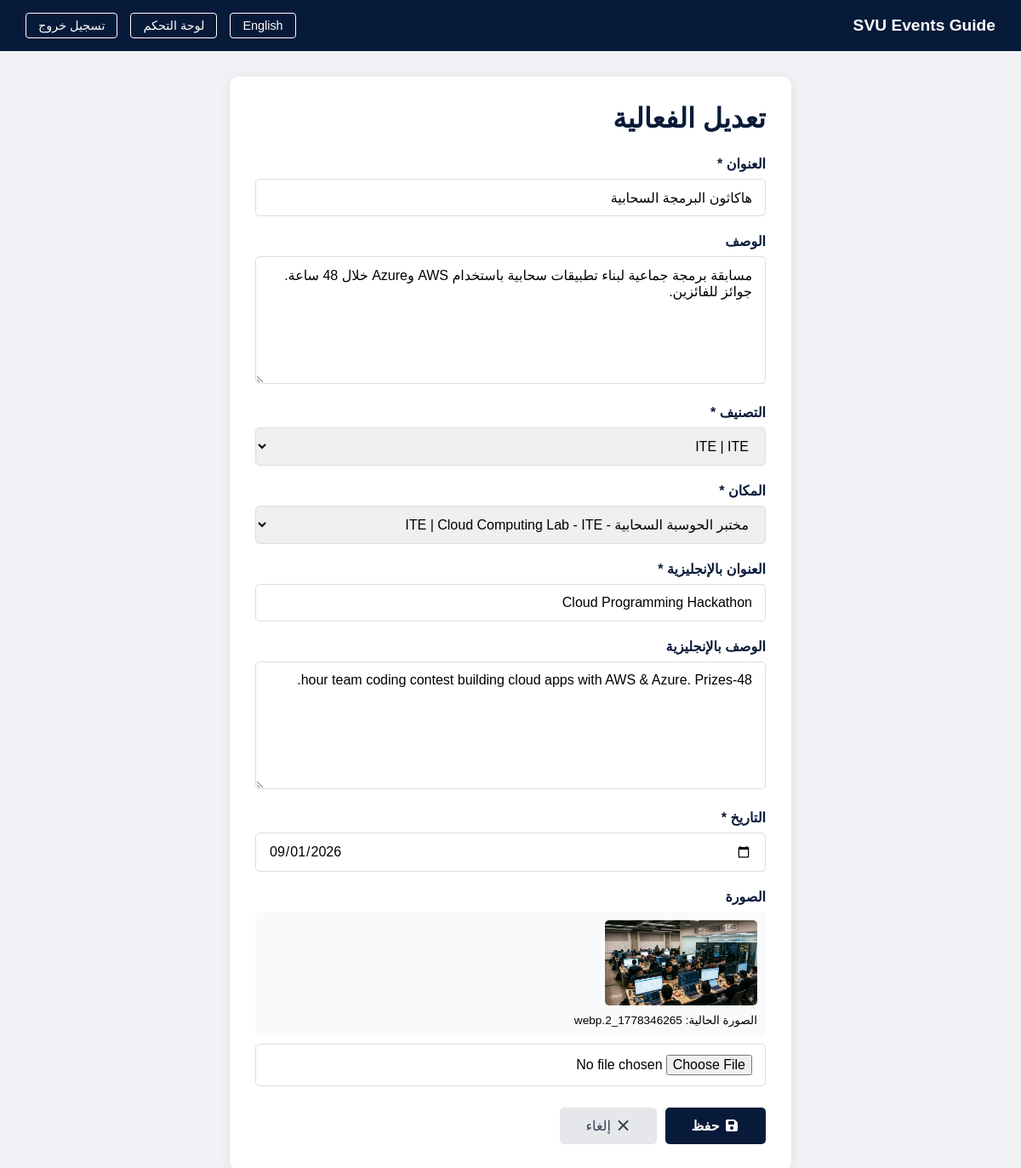
Screenshot of /admin/edit_event.php?id=2 (signed in) with the database file from the repository.
### tables this page shows
CREATE TABLE `events` (
  `id` int(11) UNSIGNED NOT NULL,
  `title` varchar(255) NOT NULL,
  `description` text DEFAULT NULL,
  `category` varchar(100) NOT NULL,
  `location` varchar(255) NOT NULL,
  `event_date` date NOT NULL,
  `image` varchar(255) DEFAULT NULL,
  `title_en` varchar(255) DEFAULT NULL,
  `description_en` text DEFAULT NULL,
  `category_en` varchar(100) DEFAULT NULL,
  `location_en` varchar(255) DEFAULT NULL
);

### admin/edit_event.php (the view, shortened to what this page needs)
<?php
require_once '../config/db.php';
if (isset($_GET['lang']) && in_array($_GET['lang'], ['ar', 'en'])) {
    $lang_code = $_GET['lang'];
    setcookie('site_lang', $lang_code, time() + (86400 * 30), '/');
} elseif (isset($_COOKIE['site_lang'])) {
    $lang_code = $_COOKIE['site_lang'];
} else {
    $lang_code = 'ar';
}
$direction = ($lang_code === 'ar') ? 'rtl' : 'ltr';
if ($lang_code === 'en') {
    $lang = require_once '../languages/en.php';
} else {
    $lang = require_once '../languages/ar.php';
}
$event = null;
if (isset($_GET['id']) && is_numeric($_GET['id'])) {
    try {
        $stmt = $pdo->prepare("SELECT * FROM events WHERE id = :id LIMIT 1");
        $stmt->execute([':id' => (int)$_GET['id']]);
        $event = $stmt->fetch();
    } catch (PDOException $e) {
        $event = null;
    }
}
$new_lang = ($lang_code === 'ar') ? 'en' : 'ar';
$switch_url = 'edit_event.php?id=' . $event['id'] . '&lang=' . $new_lang;
?>
<!DOCTYPE html>
<html lang="<?php echo $lang_code; ?>" dir="<?php echo $direction; ?>">
<head>
    <link rel="stylesheet" href="https://cdnjs.cloudflare.com/ajax/libs/font-awesome/7.0.1/css/all.min.css">
</head>
<body>
    <div class="top-bar">
        <h2>SVU Events Guide</h2>
        <div class="top-bar-actions">
            <a href="<?php echo $switch_url; ?>"><?php echo $lang['admin_lang_switch']; ?></a>
            <a href="dashboard.php"><?php echo $lang['admin_dashboard']; ?></a>
            <a href="logout.php"><?php echo $lang['admin_logout']; ?></a>
        </div>
    </div>
    <div class="container">
        <div class="form-card">
            <h1><?php echo $lang['admin_edit_event']; ?></h1>
            <form method="POST" enctype="multipart/form-data" action="edit_event.php?id=<?php echo $event['id']; ?>">
                <div class="form-group">
                    <label><?php echo $lang['admin_title']; ?> *</label>
                    <input type="text" name="title" class="form-control" required
                           value="<?php echo htmlspecialchars($event['title']); ?>">
                </div>
                <div class="form-group">
                    <label><?php echo $lang['admin_description']; ?></label>
                    <textarea name="description" class="form-control"><?php echo htmlspecialchars($event['description']); ?></textarea>
                </div>
                <div class="form-group">
                    <label><?php echo $lang['admin_category']; ?> *</label>
                    <select name="category" class="form-control" required>
                        <?php
                        $cats = $pdo->query("SELECT * FROM categories ORDER BY name_ar ASC")->fetchAll();
                        foreach ($cats as $c):
                            $selected = ($event['category'] == $c['id']) ? 'selected' : '';
                        ?>
                            <option value="<?php echo $c['id']; ?>" <?php echo $selected; ?>><?php echo htmlspecialchars($c['name_ar']); ?> | <?php echo htmlspecialchars($c['name_en']); ?></option>
                        <?php endforeach; ?>
                    </select>
                </div>
                <div class="form-group">
                    <label><?php echo $lang['admin_location']; ?> *</label>
                    <select name="location" class="form-control" required>
                        <?php
                        $locs = $pdo->query("SELECT * FROM locations ORDER BY name_ar ASC")->fetchAll();
                        foreach ($locs as $l):
                            $selected = ($event['location'] == $l['id']) ? 'selected' : '';
                        ?>
                            <option value="<?php echo $l['id']; ?>" <?php echo $selected; ?>><?php echo htmlspecialchars($l['name_ar']); ?> | <?php echo htmlspecialchars($l['name_en']); ?></option>
                        <?php endforeach; ?>
                    </select>
                </div>
                <div class="form-group">
                    <label><?php echo $lang['admin_title_en']; ?> *</label>
                    <input type="text" name="title_en" class="form-control" required
                           value="<?php echo htmlspecialchars($event['title_en'] ?? ''); ?>">
                </div>
                <div class="form-group">
                    <label><?php echo $lang['admin_description_en']; ?></label>
                    <textarea name="description_en" class="form-control"><?php echo htmlspecialchars($event['description_en'] ?? ''); ?></textarea>
                </div>
                <div class="form-group">
                    <label><?php echo $lang['admin_date']; ?> *</label>
                    <input type="date" name="event_date" class="form-control" required
                           value="<?php echo $event['event_date']; ?>">
                </div>
                <div class="form-group">
                    <label><?php echo $lang['admin_image']; ?></label>
                    <?php if ($event['image']): ?>
                        <div class="current-image">
                            <img src="../assets/img/events/<?php echo htmlspecialchars($event['image']); ?>" alt="Current">
                            <span><?php echo $lang['admin_current_image']; ?>: <?php echo htmlspecialchars($event['image']); ?></span>
                        </div>
                    <?php endif; ?>
                    <input type="file" name="image" class="form-control" accept="image/*">
                </div>
                <div class="form-actions">
                    <button type="submit" class="btn-save">
                        <i class="fas fa-save"></i> <?php echo $lang['admin_save']; ?>
                    </button>
                    <a href="dashboard.php" class="btn-cancel">
                        <i class="fas fa-times"></i> <?php echo $lang['admin_cancel']; ?>
                    </a>
                </div>
            </form>
        </div>
    </div>
</body>
</html>

### admin/edit_event.php (style rules this page uses)
:root { --primary-color: #071A39; --accent-color: #506382; }
* { margin: 0; padding: 0; box-sizing: border-box; }
body { font-family: sans-serif; background: #f0f2f5; min-height: 100vh; }
.top-bar { background: var(--primary-color); color: white; padding: 15px 30px; display: flex; justify-content: space-between; align-items: center; }
.top-bar h2 { font-size: 1.2rem; }
.top-bar-actions { display: flex; gap: 15px; align-items: center; }
.top-bar-actions a { color: white; text-decoration: none; padding: 6px 14px; border-radius: 4px; border: 1px solid white; transition: background 0.3s; font-size: 0.9rem; font-family: inherit; }
.container { max-width: 700px; margin: 30px auto; padding: 0 20px; }
.form-card { background: white; padding: 30px; border-radius: 10px; box-shadow: 0 2px 15px rgba(0,0,0,0.08); }
.form-card h1 { color: var(--primary-color); margin-bottom: 25px; }
.form-group { margin-bottom: 20px; }
.form-group label { display: block; margin-bottom: 8px; font-weight: 600; color: var(--primary-color); }
.form-control { width: 100%; padding: 12px 15px; border: 1px solid #ddd; border-radius: 5px; font-size: 1rem; font-family: inherit; transition: border-color 0.3s; }
textarea.form-control { min-height: 150px; resize: vertical; }
.current-image { margin-bottom: 10px; padding: 10px; background: #F9FAFB; border-radius: 5px; }
.current-image img { max-height: 100px; border-radius: 5px; }
.current-image span { display: block; color: var(--text-secondary); font-size: 0.85rem; margin-top: 5px; }
.form-actions { display: flex; gap: 10px; margin-top: 25px; }
.btn-save { background: var(--primary-color); color: white; padding: 12px 30px; border: none; border-radius: 5px; cursor: pointer; font-weight: 600; font-family: inherit; font-size: 1rem; transition: background 0.3s; }
.btn-cancel { background: #e5e7eb; color: #374151; padding: 12px 30px; border-radius: 5px; text-decoration: none; transition: background 0.3s; }

### rows the page displays
events: title "هاكاثون البرمجة السحابية", description "مسابقة برمجة جماعية لبناء تطبيقات سحابية باستخدام AWS وAzure خلال 48 ساعة. جوائز للفائزين.", title_en "Cloud Programming Hackathon", description_en "48-hour team coding contest building cloud apps with AWS & Azure. Prizes.", event_date "09/01/2026", image (picture), image "1778346265_2.webp"

### other values shown
$lang['admin_lang_switch'] "English"
$lang['admin_dashboard'] "لوحة التحكم"
$lang['admin_logout'] "تسجيل خروج"
$lang['admin_edit_event'] "تعديل الفعالية"
$lang['admin_title'] "العنوان"
$lang['admin_description'] "الوصف"
$lang['admin_category'] "التصنيف"
$lang['admin_location'] "المكان"
$lang['admin_title_en'] "العنوان بالإنجليزية"
$lang['admin_description_en'] "الوصف بالإنجليزية"
$lang['admin_date'] "التاريخ"
$lang['admin_image'] "الصورة"
$lang['admin_current_image'] "الصورة الحالية"
$lang['admin_save'] "حفظ"
$lang['admin_cancel'] "إلغاء"
